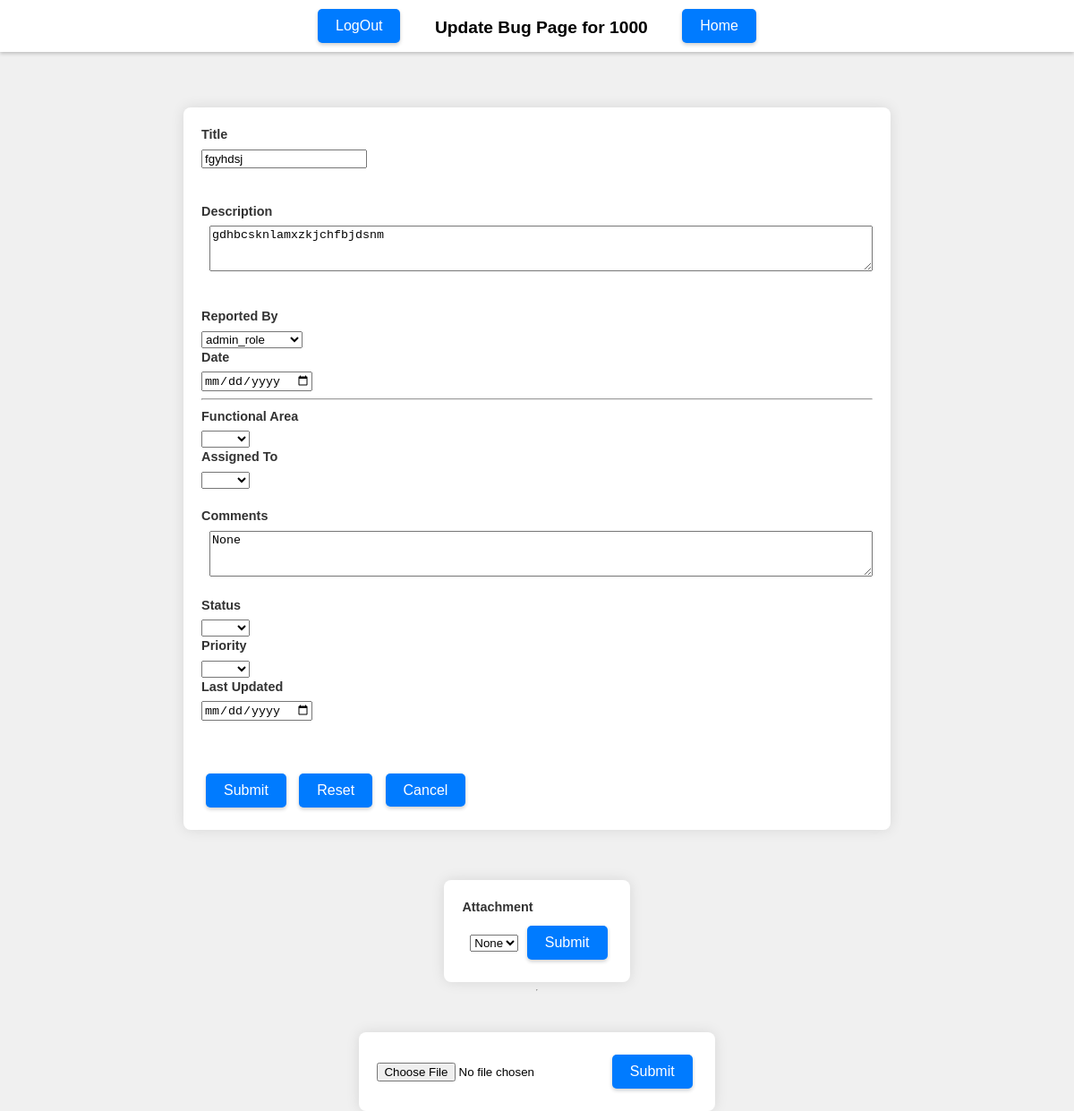
Screenshot of /update_bug/1000 (signed in) with the database file from the repository.
### tables this page shows
CREATE TABLE BUGS (
            bug_id INTEGER NOT NULL PRIMARY KEY AUTOINCREMENT,
            problem_summary TEXT,
            problem TEXT,
            reported_by TEXT,
            entry_date TEXT,
            areas TEXT,
            assigned_to TEXT,
            comments TEXT,
            status TEXT,
            priority TEXT,
            resolved_date TEXT, program_options varchar(30));

CREATE TABLE `employees` ( `emp_id` INTEGER NOT NULL PRIMARY KEY AUTOINCREMENT, `name` varchar(32) NOT NULL, `username` varchar(32) NOT NULL, `password` varchar(32) NOT NULL, `userlevel` int(11) NOT NULL);

### app.py (the view, shortened to what this page needs)
@app.route("/update_bug/<bug_id>",methods=["GET","POST"])
def update_bug(bug_id):
    if "loggedin" not in session:
        return render_template("login.html")
    db = get_db()
    query = f"select * from bugs where bug_id={bug_id}"
    cur = db.execute(query)
    data = cur.fetchone()
    programs = get_programs()
    employees = get_employees()
    areas = get_area()
    status=["open","closed","resolved"]
    priority = ["1","2","3","4","5","6"]
    attach_cur = db.execute(f'select * from attach where bug_id={bug_id}')
    attach = attach_cur.fetchall()
    return render_template("update_bug.html",bug_id=bug_id,data=data,programs=programs,\
                           employees=employees,areas=areas,\
                            status=status,priority=priority)

### app.py (called while the page is built)
def connect_db():
    sql = sqlite3.connect('/Users/ishanunnarkar/Desktop/Projects/Bug_Hound-Project-main/server/db/bughound.db')
    sql.row_factory = sqlite3.Row
    return sql

def get_db():
    if not hasattr(g,"sqlite3"):
        g.sqlite_db = connect_db()
    return g.sqlite_db

def get_programs():
    db=get_db()
    cur = db.execute('select * from programs')
    programs = cur.fetchall()
    return programs

def get_employees():
    db=get_db()
    cur = db.execute('select * from employees')
    employees = cur.fetchall()
    return employees

def get_area():
    db = get_db()
    cur = db.execute("select * from areas")
    areas = cur.fetchall()
    return areas

### templates/update_bug.html (shortened to what this page needs)
<!DOCTYPE html>
<html lang="en">
<head>
    <link rel="stylesheet" href="{{ url_for('static', filename='css/database_maintenance.css') }}">
</head>
<body>
    <div class="header">
        <div class="navigation">
            <a href="{{url_for('logout')}}" class="btn header-btn">LogOut</a>
            <span class="header-title">Update Bug Page for {{bug_id}}</span>
            <a href="{{url_for('index_page')}}" class="btn header-btn">Home</a>
        </div>
    </div>
    <form method="POST" action="{{url_for('update_bug',bug_id=bug_id)}}">
        <div class="form-row">
            <label for="problem_summary">Title</label>
            <input type="text" id="problem_summary" name="problem_summary" value="{{ data.problem_summary }}">
        </div>
        <br/>
        <div class="form-row" style="margin-top:20px;">
            <label style="vertical-align:top" for=problem>Description</label>
            <textarea name="problem" id="problem" cols="90" rows="3" >{{ data.problem }}</textarea>
        </div>
        <br/>
        <br/>
        <div class="form-row">
            <label id="reported_by">Reported By</label>
            <select id ="reported_by" name="reported_by">
                {% for employee in employees %}
                <option value="{{ employee.name }}" {% if employee.name == data.reported_by %}selected{% endif %}>{{ employee.name }}</option>
                {% endfor %}
            </select>
            <label for="entry_date">Date</label>
            <input type="date" id="entry_date" name="entry_date" value="{{ data.entry_date }}"><br>
        </div>
        <hr/>
        <div class="form-row">
            <label id="areas">Functional Area</label>
            <select id ="areas" name="areas">
                <option style="display:none;"></option>
                {% for area in areas %}
                <option value="{{area.area}}" {% if area.area == data.areas %}selected{% endif %}>{{ data.areas }}</option>
                {% endfor %}
            </select>
            <label id="assigned_to">Assigned To</label>
            <select id ="assigned_to" name="assigned_to">
                <option style="display:none;"></option>
                {% for employee in employees %}
                <option value="{{employee.name}}" {% if employee.name == data.assigned_to %}selected{% endif %}>{{data.assigned_to}}</option>
                {% endfor %}
            </select>
        </div>
        <div class="form-row" style="margin-top:20px;">
            <label style="vertical-align:top" for=comments>Comments</label>
            {% if data[0][11] %}
                <textarea name="comments" id="comments" cols="90" rows="3">{{ data.comments }}</textarea>
            {% else %}
            <textarea name="comments" id="comments" cols="90" rows="3">{{ data.comments }}</textarea>
            {% endif %}
        </div>
        <br/>
         <div class="form-row">
            <label id="status">Status</label>
            <select id ="status" name="status">
                <option style="display:none;"></option>
                {% for stat in status %}
                <option value="{{stat}}" {% if stat == data.status %}selected{% endif %}>{{data.status}}</option>
                {% endfor %}
            </select>
            <label id="priority">Priority</label>
            <select id ="priority" name="priority">
            <option style="display:none;"></option>
            {% for prior in priority %}
            <option value="{{prior}}" {% if prior == data.priority %}selected{% endif %}>{{data.priority}}</option>
            {% endfor %}
            </select>
        </div>
        <div>
            <label for="resolved_date">Last Updated</label>
            <input type="date" id="resolved_date" name="resolved_date" value="{{data[0][17]}}">
        </div>
        <br/>
        <br/>
        <br/>
        <div class="button-row">
            <input type="submit" class="btn" value="Submit">
            <input type="reset" class="btn" value="Reset">
            <a href="{{url_for('index_page')}}" class="btn" style="text-decoration: none; color: white;">Cancel</a>
        </div>
    </form>
    <br/>
    <br/>
    <form action="{{url_for('view_attachment')}}" method="post">
        <label for="options"><b>Attachment</b></label>
        <select name="options">
            <option value="None" selected>None</option>
        </select>
        <input type="submit" class="btn" value ="Submit">
    </form>
    <hr/>
    <br/>
    <form action = "{{url_for('upload_attachment',bug_id=bug_id)}}" method = "post" enctype="multipart/form-data">
        <input type="file" name="file" />
        <input type = "submit" class="btn" value="Submit">
    </form>
</body>
</html>

### static/css/database_maintenance.css (style rules this page uses)
body { background-color: #f0f0f0; font-family: Arial, sans-serif; margin: 0; padding-top: 100px; display: flex; flex-direction: column; align-items: center; }
.header { width: 100%; display: flex; flex-direction: row; align-items: center; padding: 10px 0; background: #fff; box-shadow: 0 2px 4px rgba(0,0,0,0.2); position: fixed; top: 0; z-index: 1000; }
label { display: block; margin-bottom: 5px; font-weight: bold; }
form { background-color: white; padding: 20px; border-radius: 8px; box-shadow: 0px 0px 15px rgba(0,0,0,0.1); margin-top: 20px; }
label { font-size: 0.9rem; line-height: 1.5; color: #333; }
.btn, input[type="submit"], input[type="reset"], button[type="button"] { box-shadow: 0px 2px 4px rgba(0,0,0,0.2); transition: background-color 0.3s ease, box-shadow 0.3s ease; }
.navigation { display: flex; justify-content: space-between; padding: 0 20px; width: 100%; max-width: 500px; margin: auto; }
.btn, input[type="submit"], input[type="reset"], button[type="button"], .button-row .btn { padding: 10px 20px; background-color: #007bff; color: white; border: none; border-radius: 5px; cursor: pointer; text-decoration: none; margin: 5px; font-size: inherit; }
.header-btn { padding: 10px 20px; background-color: #007bff; color: white; border: none; border-radius: 5px; cursor: pointer; margin: 0 5px; }
.header-title { margin-top: 10px; text-align: center; width: 100%; font-size: larger; font-weight: 700; }

### rows the page displays
BUGS: problem_summary "fgyhdsj", problem "gdhbcsknlamxzkjchfbjdsnm", reported_by "admin_role"

### other values shown
{{ bug_id }} "1000"
